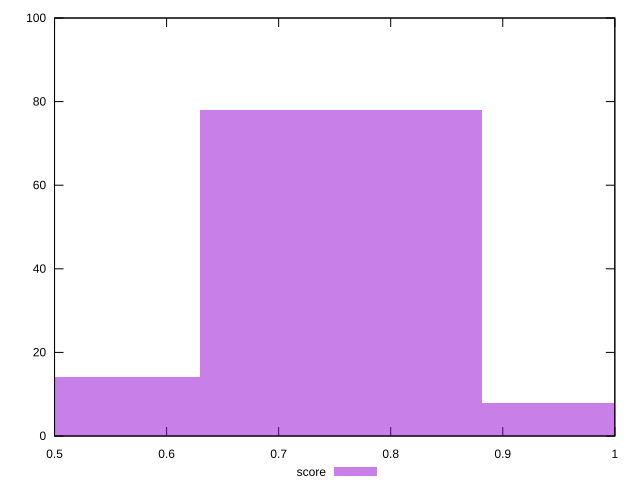

gnuplot code for this plot:
reset

$score <<EOF
1.0077775664794577 8
0.7558331748595932 78
0.5038887832397289 14
EOF

set key outside below
set boxwidth 0.2519443916198644
set xrange [0.5:1]
set yrange [0:100]
set trange [0:100]
set style fill transparent solid 0.5 noborder
set terminal svg size 640, 490 enhanced background rgb 'white'
set output "reprap/unused-css-rules/samples/pages/score/histogram.svg"

plot $score title "score" with boxes

reset
